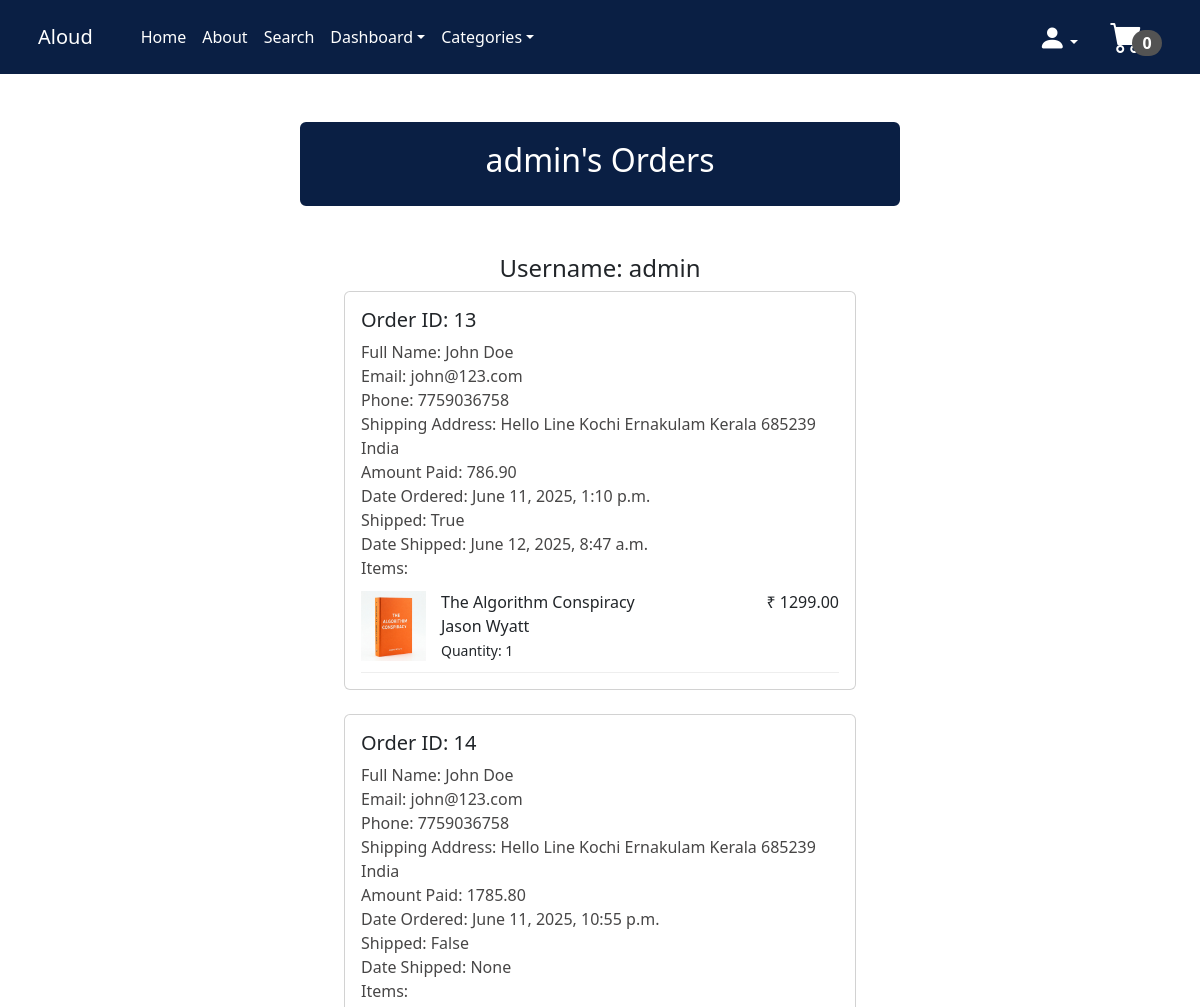
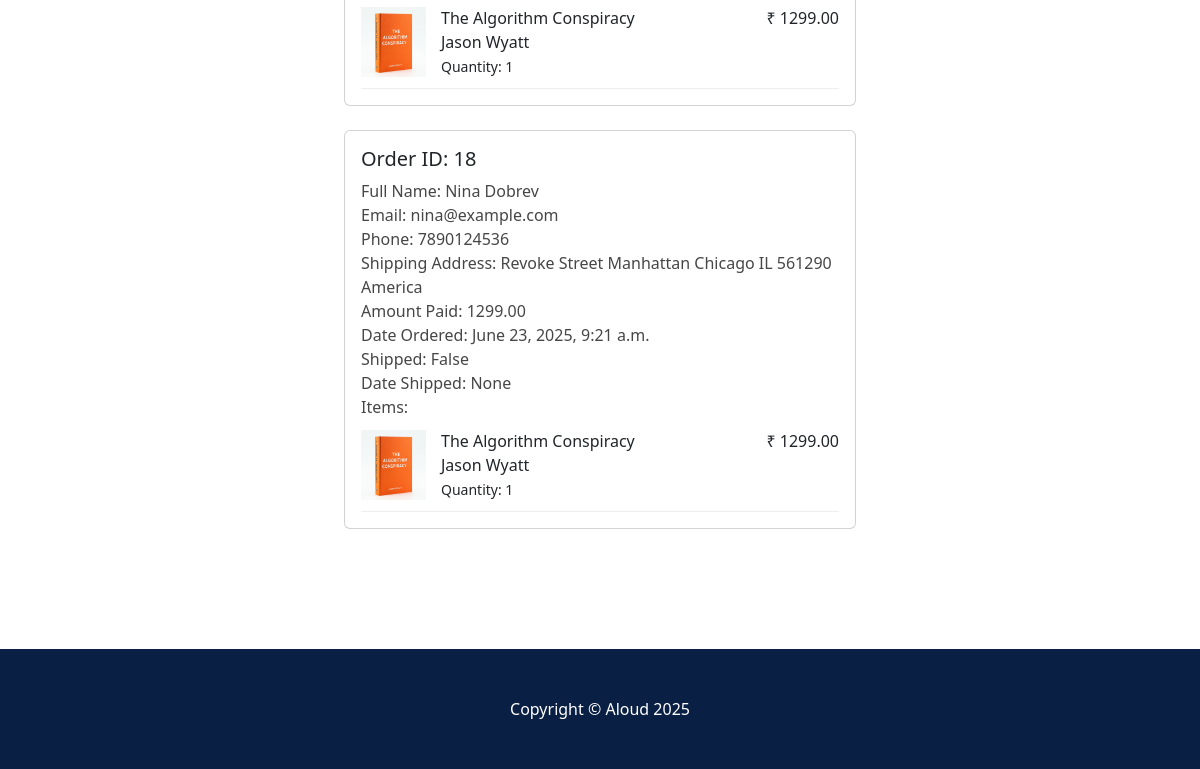
Page /order_dash/1/ (signed in) on the earlier database version (2 pictures, top to bottom).
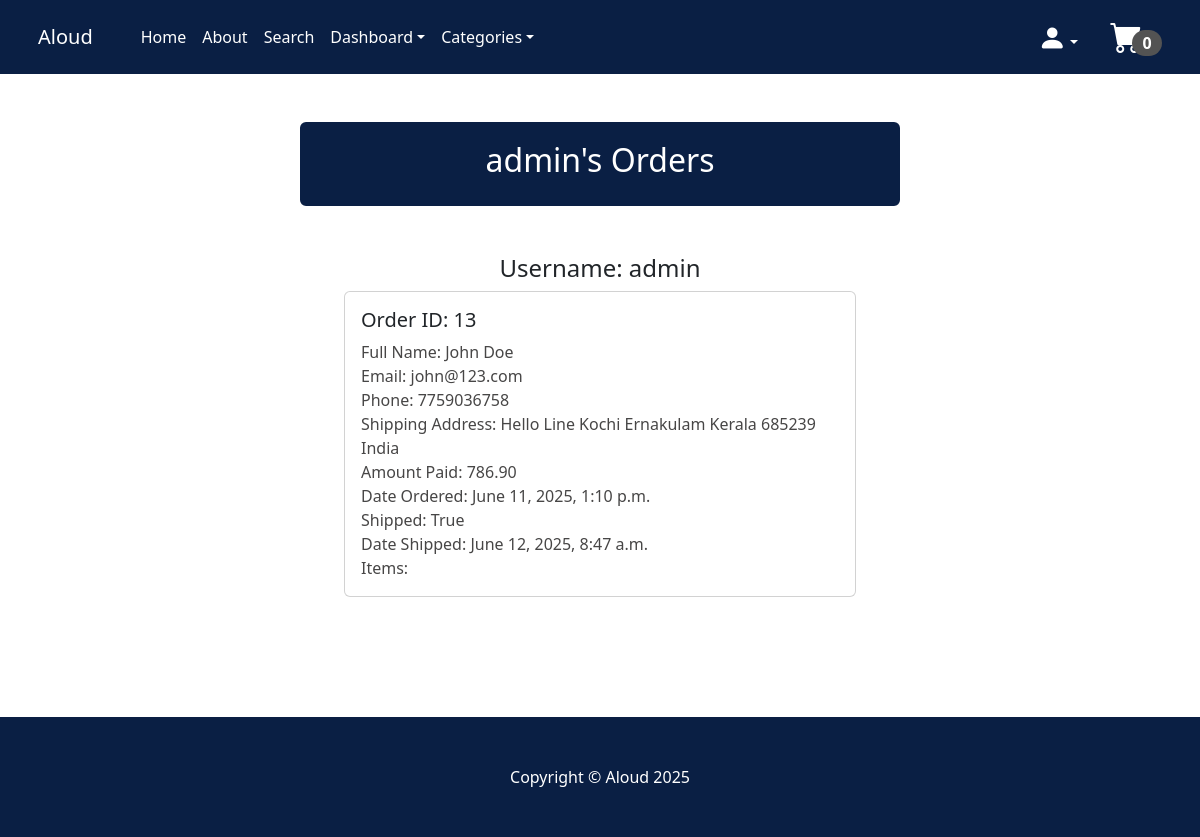
Same page on the later database version.
### payment/models.py (models this page shows, shortened)
class Order(models.Model):
    user = models.ForeignKey(User, on_delete=models.CASCADE, null=True, blank=True)
    full_name=models.CharField(max_length=300)
    email=models.EmailField(max_length=250)
    phone=models.CharField(max_length=20)
    shipping_address=models.TextField(max_length=10000)
    amount_paid=models.DecimalField(max_digits=10, decimal_places=2)
    date_ordered=models.DateTimeField(auto_now_add=True)
    shipped = models.BooleanField(default=False)
    date_shipped = models.DateTimeField(blank=True, null=True)

class OrderItem(models.Model):
    order = models.ForeignKey(Order, on_delete=models.CASCADE, null=True)
    product = models.ForeignKey(Product, on_delete=models.CASCADE, null=True)
    user = models.ForeignKey(User, on_delete=models.CASCADE, null=True, blank=True)
    quantity = models.PositiveBigIntegerField(default=1)
    price = models.DecimalField(max_digits=10, decimal_places=2)

### store/models.py (models this page shows, shortened)
class Product(models.Model):
    book_id = models.CharField(max_length=10)
    name = models.CharField(max_length=50)
    author = models.CharField(max_length=50)
    price = models.DecimalField(default=0, decimal_places=2, max_digits=9)
    category = models.ForeignKey(Category, on_delete=models.CASCADE, default=1)
    description = models.CharField(max_length=500, default='', blank=True, null=True)
    image = models.ImageField(upload_to='uploads/product')
    is_sale = models.BooleanField(default=False)
    sale_price = models.DecimalField(default=0, decimal_places=2, max_digits=9)

### store/views.py (the view)
# urls.py: path('order_dash/<int:user>/', views.order_dash, name= 'order_dash'),       #To view the orders of each signedup users in the dashboard
def order_dash(request, user):
    if request.user.is_authenticated and request.user.is_superuser:
        user_instance = get_object_or_404(User, id=user)
        orders = Order.objects.filter(user=user_instance)
        items = OrderItem.objects.filter(order__in=orders)
        return render(request, 'order_dash.html', {'orders': orders, 'user_instance': user_instance, 'items': items})
    else:
        messages.success(request, 'Access denied to this page')
        return redirect('home')

### cart/cart.py (called while the page is built)
    def __len__(self):
        return sum(self.cart.values())

### cart/context_processors.py (called while the page is built)
def cart(request):
    return{'cart':Cart(request)}

### store/context_processors.py (called while the page is built)
def categories_processor(request):
    return {
        'categories': Category.objects.all()
    }

### store/models.py (called while the page is built)
    def __str__(self):
        return self.name

### store/templates/order_dash.html (shortened to what this page needs)
{% extends 'base.html' %}
{% block content %}
    <div class="container">
        <div class="row">
            <center>
                <div class="col-12">
<br/><br/>
<div class="card" style= "width: 600px; border-width: 3px; border-color: #0a1f44;">
  <div class="card-body" style="background: #0a1f44;">
        <h2 style="color: white;">{{user_instance.username}}'s Orders</h2>
  </div>
</div>
<br/><br/>
<h4>Username: {{user_instance.username}}</h4>
{% if orders %}
{% for order in orders %}
<div class="card" style="width: 32rem;">
  <div class="card-body" style="text-align: left;">
      <h5>Order ID: <td>{{order.id}}</td></h5>
      <B style="color: rgb(71, 70, 70); font-weight: 400;">Full Name:</B> <B style="color: rgb(71, 70, 70); font-weight: 300;">{{order.full_name}}</B><br/>
      <B style="color: rgb(71, 70, 70); font-weight: 400;">Email:</B> <B style="color: rgb(71, 70, 70); font-weight: 300;">{{order.email}}</B><br/>
      <B style="color: rgb(71, 70, 70); font-weight: 400;">Phone:</B> <B style="color: rgb(71, 70, 70); font-weight: 300;">{{order.phone}}</B><br/>
      <B style="color: rgb(71, 70, 70); font-weight: 400;">Shipping Address:</B> <B style="color: rgb(71, 70, 70); font-weight: 300;">{{order.shipping_address}}</B><br/>
      <B style="color: rgb(71, 70, 70); font-weight: 400;">Amount Paid:</B> <B style="color: rgb(71, 70, 70); font-weight: 300;">{{order.amount_paid}}</B><br/>
      <B style="color: rgb(71, 70, 70); font-weight: 400;">Date Ordered:</B> <B style="color: rgb(71, 70, 70); font-weight: 300;">{{order.date_ordered}}</B><br/>
      <B style="color: rgb(71, 70, 70); font-weight: 400;">Shipped:</B> <B style="color: rgb(71, 70, 70); font-weight: 300;">{{order.shipped}}</B><br/>
      <B style="color: rgb(71, 70, 70); font-weight: 400;">Date Shipped:</B> <B style="color: rgb(71, 70, 70); font-weight: 300;">{{order.date_shipped}}</B><br/>
            <B style="color: rgb(71, 70, 70); font-weight: 400;">Items:</B> <br/>
      {% for item in items %}
        <div class="item-container">
      <div class="item-image">
        <img src="{{ item.product.image.url }}" alt="{{ item.name }}">
      </div>
      <div class="item-details">
        <div class="item-left">
          <B style="font-weight: 500;">{{ item.product.name }}</B><br/>
          {{ item.product.author }}<br/>
              <small>Quantity: {{ item.quantity }}</small>
        </div>
        <div class="item-right">
            ₹ {{ item.price }}
        </div>
      </div>
    </div>
  {% endfor %}
  </div>
</div>
<br/>
{% endfor %}
{% else %}
No Orders Yet
{% endif %}
<br/><br/><br/><br/>
                </div>
            </center>
        </div>
    </div>
{% endblock %}

Differences in the rows shown:
removed OrderItem: product.image (picture), product.name "The Algorithm Conspiracy", product.author "Jason Wyatt", quantity "1", price "1299.00"
removed Order: id "14", full_name "John Doe", email "john@123.com", phone "7759036758", shipping_address "Hello Line Kochi Ernakulam Kerala 685239 India", amount_paid "1785.80", date_ordered "June 11, 2025, 10:55 p.m.", shipped "False", date_shipped "None"
removed Order: id "18", full_name "Nina Dobrev", email "nina@example.com", phone "7890124536", shipping_address "Revoke Street Manhattan Chicago IL 561290 America", amount_paid "1299.00", date_ordered "June 23, 2025, 9:21 a.m.", shipped "False", date_shipped "None"
